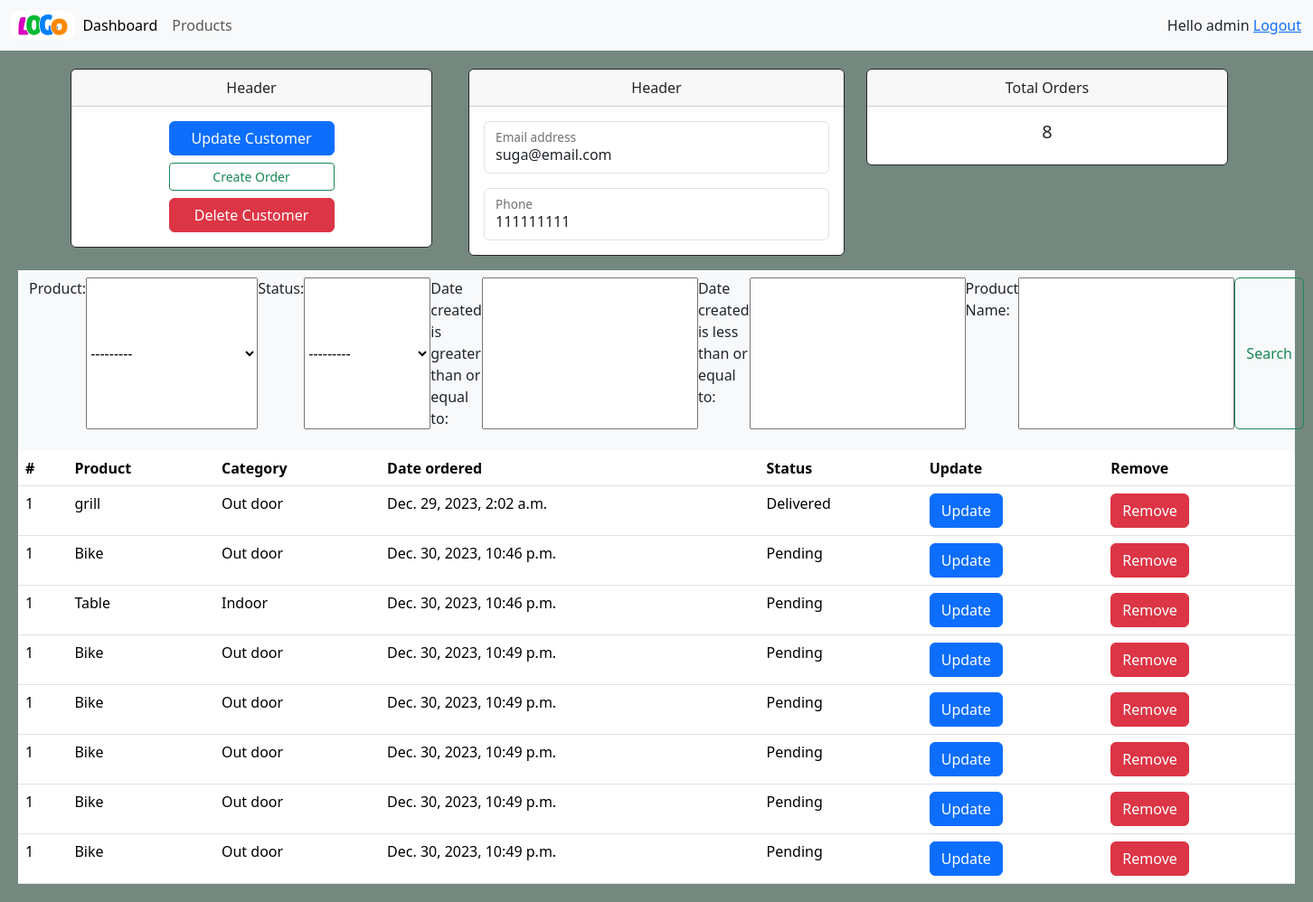
Screenshot of /customer/3 (signed in) with the database file from the repository.
### accounts/models.py (models this page shows, shortened)
class Customer(models.Model):
    name = models.CharField(max_length=200, null=True)
    phone = models.CharField(max_length=200, null=True)
    email = models.CharField(max_length=200, null=True)
    date_created = models.DateTimeField(auto_now_add=True)

class Product(models.Model):
    CATEGORY = [
        ('Indoor', 'Indoor'),
        ('Out door', 'Out door')
    ]
    name = models.CharField(max_length=200, null=True)
    price = models.FloatField(null=True)
    category = models.CharField(max_length=200, null=True, choices=CATEGORY)
    description = models.CharField(max_length=200, null=True, blank=True)
    date_created = models.DateTimeField(auto_now_add=True)
    tag = models.ManyToManyField(Tag)
    def __str__(self) -> str:
        return f'{self.name}'

class Order(models.Model):
    STATUS = [
        ('Pending', 'Pending'),
        ('Out for delivery', 'Out for delivery'),
        ('Delivered', 'Delivered')
    ]
    customer = models.ForeignKey(
        Customer, null=True, on_delete=models.SET_NULL)
    product = models.ForeignKey(
        Product, null=True, on_delete=models.SET_NULL)
    date_created = models.DateTimeField(auto_now_add=True)
    status = models.CharField(max_length=200, null=True, choices=STATUS)

### accounts/views.py (the view)
# urls.py: path('customer/<str:id>', views.customer, name='customer'),
@login_required(login_url='login')
def customer(request, id):
    customer = Customer.objects.get(id=id)
    orders = customer.order_set.all()
    total_orders = orders.count()
    myFilter = OrderFilter(request.GET, queryset=orders)
    orders = myFilter.qs
    return render(request, 'accounts/customer.html', {'customer': customer, 'orders': orders, 'total_orders': total_orders, 'myFilter': myFilter})

### accounts/templates/accounts/customer.html
{% extends 'accounts/layout.html' %}
{%block content%}
<div class="container text-center">
    <div class="row">
        <div class="col">
            <div class="card border-dark mb-3" style="max-width: 25rem;">
                <div class="card-header">Header</div>
                <div class="card-body">
                    <div class="d-grid gap-2 col-6 mx-auto">
                        <button class="btn btn-primary" type="button">Update Customer</button>
                        <a href="{%url 'create_order' customer.id%}" class="btn btn-outline-success btn-sm btn-block">Create Order</a>
                        <button class="btn btn-danger" type="button">Delete Customer</button>
                    </div>
                </div>
            </div>
        </div>
        <div class="col">
            <div class="card border-dark mb-3" style="max-width: 55rem;">
                <div class="card-header">Header</div>
                <div class="card-body">
                    <div class="form-floating mb-3">
                        <input type="email" class="form-control" id="floatingInput" value="{{customer.email}}"  readonly>
                        <label for="floatingInput">Email address</label>
                    </div>
                    <div class="form-floating">
                        <input type="text" class="form-control" id="floatingPassword" value="{{customer.phone}}"  readonly>
                        <label for="floatingPassword">Phone</label>
                    </div>
                </div>
            </div>
        </div>
        <div class="col">
            <div class="card border-dark mb-3" style="max-width: 25rem;">
                <div class="card-header">Total Orders</div>
                <div class="card-body">
                    <h5 class="card-title">{{total_orders}}</h5>
                </div>
            </div>
        </div>
    </div>
</div>
<div class="navbar bg-body-tertiary">
    <div class="container-fluid">
        <form class="d-flex" role="search" method="get">
            {{myFilter.form}}
            <button class="btn btn-outline-success" type="submit">Search</button>
        </form>
    </div>
</div>
<table class="table">
    <thead>
        <tr>
            <th scope="col">#</th>
            <th scope="col">Product</th>
            <th scope="col">Category</th>
            <th scope="col">Date ordered</th>
            <th scope="col">Status</th>
            <th scope="col">Update</th>
            <th scope="col">Remove</th>
        </tr>
    </thead>
    <tbody>
        {% for order in orders%}
        <tr>
            <td scope="row">1</td>
            <td>{{order.product.name}}</td>
            <td>{{order.product.category}}</td>
            <td>{{order.date_created}}</td>
            <td>{{order.status}}</td>
            <td><a class="btn btn-primary" href="{%url 'update_order' order.id%}">Update</a></td>
            <td><a class="btn btn-danger" href="{%url 'delete_order' order.id%}">Remove</a></td>
        </tr>
        {%endfor%}
    </tbody>
</table>
{%endblock%}

### accounts/templates/accounts/layout.html (shortened to what this page needs)
{% load static %}
<html>
<head>
    <link href="https://cdn.jsdelivr.net/npm/bootstrap@5.3.2/dist/css/bootstrap.min.css" rel="stylesheet"
>
    <link rel="stylesheet" href="{% static 'css/style.css'%}">
</head>
<body style="background-color: rgb(117, 136, 127);">
    <header class="header" style="background-color: #e3f2fd;">
        <nav class="navbar navbar-expand-lg bg-body-tertiary">
            <div class="container-fluid">
                <img src="{% static 'images/logo.svg' '%}" id="logo">
                <div class="collapse navbar-collapse" id="navbarNav">
                    <ul class="navbar-nav">
                        <li class="nav-item">
                            <a class="nav-link active" aria-current="page" href="{%url 'home'%}">Dashboard</a>
                        </li>
                        <li class="nav-item">
                            <a class="nav-link" href="{%url 'products'%}">Products</a>
                        </li>
                    </ul>
                    <div id="right-nav" style="position:fixed; right: 13px;">
                        <span>Hello {{request.user}}</span>
                        <span><a href="{%url 'logout'%}">Logout</a></span>
                    </div>
                </div>
            </div>
        </nav>
    </header>
    <main style="margin:20px ;">
        {%block content%}
        {%endblock%}
    </main>
</body>
</html>

### accounts/static/css/style.css (style rules this page uses)
#logo { width: 5%; }

### rows the page displays
Customer: email "suga@email.com", phone "111111111"
Order: product.name "grill", product.category "Out door", date_created "Dec. 29, 2023, 2:02 a.m.", status "Delivered"
Order: product.name "Bike", product.category "Out door", date_created "Dec. 30, 2023, 10:46 p.m.", status "Pending"
Order: product.name "Table", product.category "Indoor", date_created "Dec. 30, 2023, 10:46 p.m.", status "Pending"
Order: product.name "Bike", product.category "Out door", date_created "Dec. 30, 2023, 10:49 p.m.", status "Pending"
Order: product.name "Bike", product.category "Out door", date_created "Dec. 30, 2023, 10:49 p.m.", status "Pending"
Order: product.name "Bike", product.category "Out door", date_created "Dec. 30, 2023, 10:49 p.m.", status "Pending"
Order: product.name "Bike", product.category "Out door", date_created "Dec. 30, 2023, 10:49 p.m.", status "Pending"
Order: product.name "Bike", product.category "Out door", date_created "Dec. 30, 2023, 10:49 p.m.", status "Pending"

### other values shown
{{ request.user }} "admin"
{{ total_orders }} "8"
